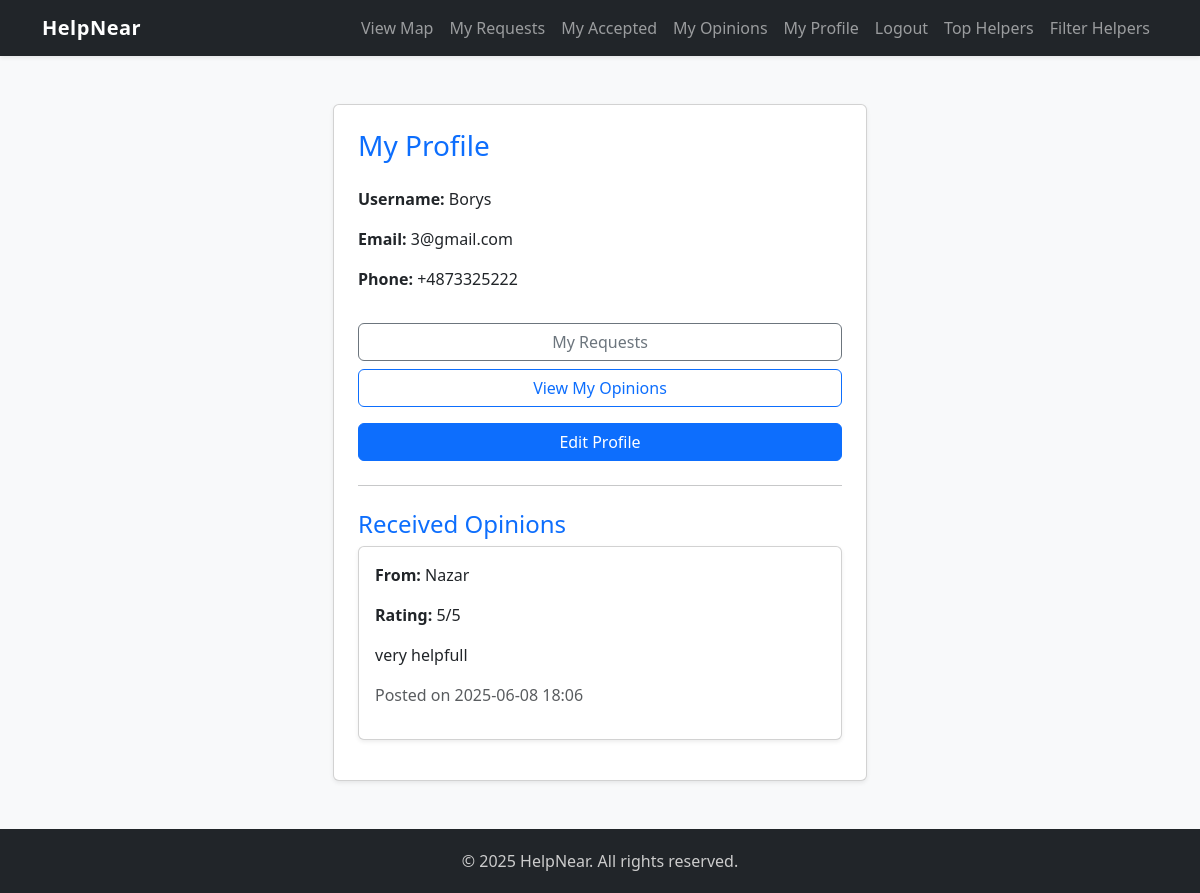
The page /profile/ (signed in) on the database its author committed.
### help/models.py (models this page shows, shortened)
class Profile(models.Model):
    user = models.OneToOneField(User, on_delete=models.CASCADE)
    phone = models.CharField(max_length=20, blank=True)

class Opinion(models.Model):
    helper = models.ForeignKey(User, on_delete=models.CASCADE, related_name='opinions_received')
    author = models.ForeignKey(User, on_delete=models.CASCADE, related_name='opinions_given')
    rating = models.PositiveIntegerField()
    description = models.TextField()
    created_at = models.DateTimeField(auto_now_add=True)

### help/views.py (the view, shortened to what this page needs)
# urls.py: path('profile/', views.profile_view, name='profile'),
@login_required
def profile_view(request):
    opinions_received = Opinion.objects.filter(helper=request.user).order_by('-created_at')
    return render(request, 'help/profile.html', {
        'user': request.user,
        'opinions_received': opinions_received,  # ⬅️ Додай
    })

### help/templates/help/profile.html (shortened to what this page needs)
{% extends 'base.html' %}
{% load widget_tweaks %}
{% block content %}
<div class="container py-4">
  <div class="row justify-content-center">
    <div class="col-md-8 col-lg-6">
      <div class="card shadow-sm p-4">
        <h3 class="mb-4 text-primary">My Profile</h3>
        <p><strong>Username:</strong> {{ user.username }}</p>
        <p><strong>Email:</strong> {{ user.email }}</p>
        <p><strong>Phone:</strong> {{ user.profile.phone }}</p>
        <div class="d-flex flex-column gap-2 mt-3">
          <a href="{% url 'my_requests' %}" class="btn btn-outline-secondary">My Requests</a>
          <a href="{% url 'my_opinions' %}" class="btn btn-outline-primary">View My Opinions</a>
        </div>
        <button class="btn btn-primary mt-3" onclick="document.getElementById('edit-form').classList.toggle('d-none')">
          Edit Profile
        </button>
        <hr class="my-4">
        <h4 class="text-primary">Received Opinions</h4>
        {% with opinions_received as received_opinions %}
          {% if received_opinions %}
            {% for op in received_opinions %}
              <div class="card mb-3 shadow-sm">
                <div class="card-body">
                  <p><strong>From:</strong> {{ op.author.username }}</p>
                  <p><strong>Rating:</strong> {{ op.rating }}/5</p>
                  <p>{{ op.description }}</p>
                  <p class="text-muted">Posted on {{ op.created_at|date:"Y-m-d H:i" }}</p>
                </div>
              </div>
            {% endfor %}
          {% else %}
            <div class="alert alert-info">You haven’t received any opinions yet.</div>
          {% endif %}
        {% endwith %}
      </div>
    </div>
  </div>
</div>
{% endblock %}

### help/templates/base.html (style rules this page uses)
html, body { height: 100%; margin: 0; background-color: #f8f9fa; }

### rows shown on the page
Opinion: author.username "Nazar", rating "5", description "very helpfull", created_at "2025-06-08 18:06"

### other values the page prints
{{ user.username }} "Borys"
{{ user.email }} "3@gmail.com"
{{ user.profile.phone }} "+4873325222"
